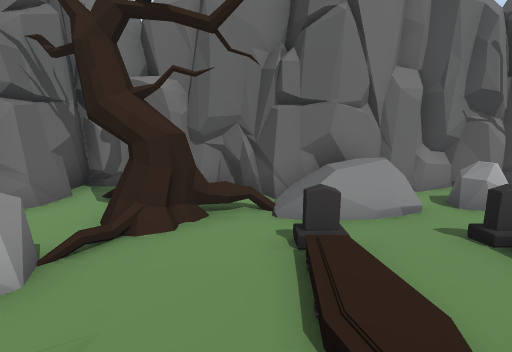
View 1 (above)

18 first-person views from a walk through a scene from a Unity 3-D project. The camera is 1.2 m above the floor, tilts 10° down and sees 85° across. The floor is counted in squares, 1 m on a side. Each view is taken from the middle of a square. On the plan, view 1 faces up. The plan holds only what a view shows up to about 13 squares ahead; the rest is blank. The place goes on beyond the plan. The player is left out. Some animated figures are not drawn. Some surface patterns are stand-ins.

View 2
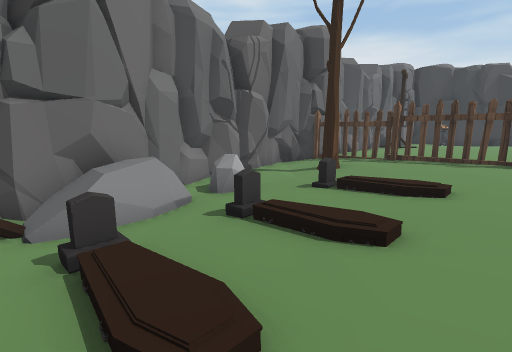

View 3
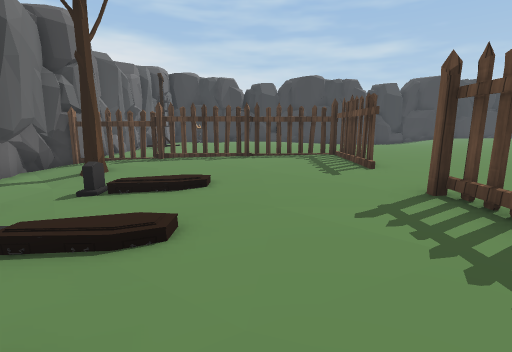

View 4
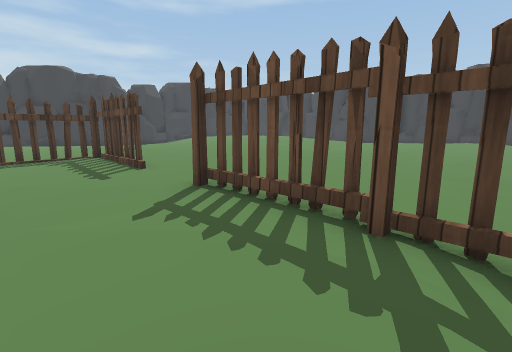

View 5
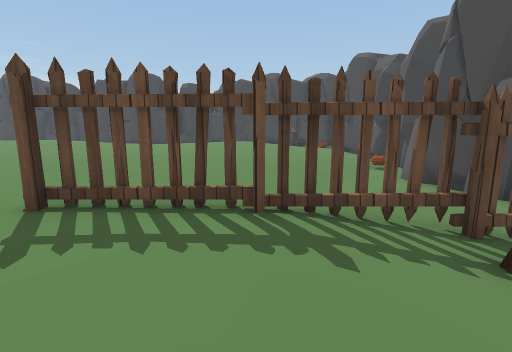

View 6
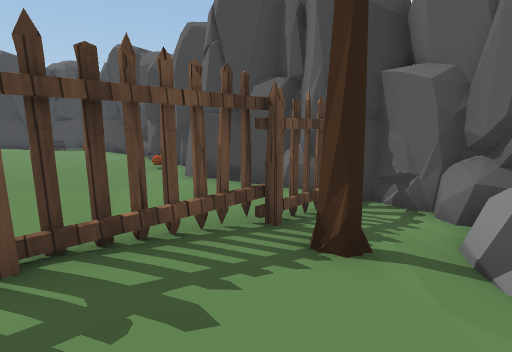

View 7
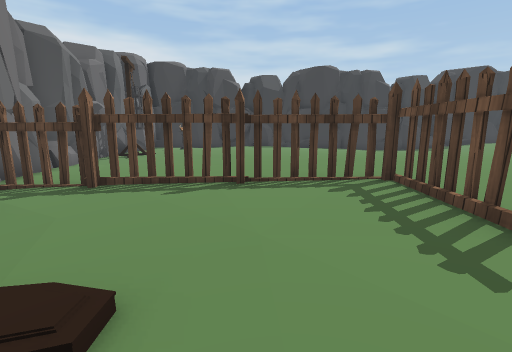

View 8
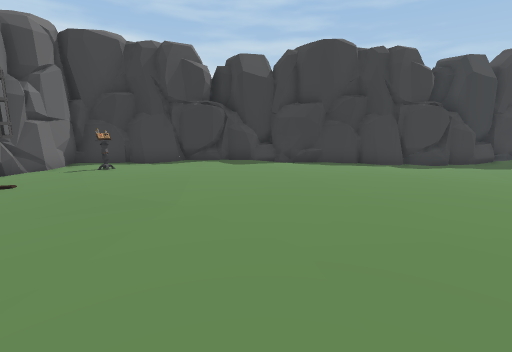

View 9
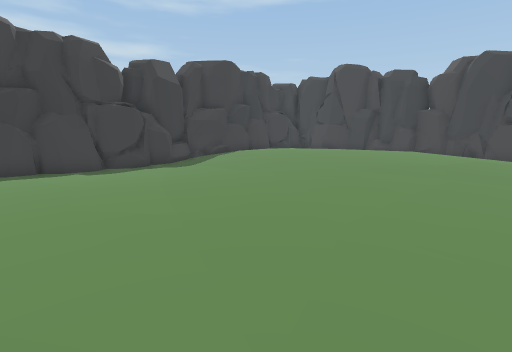

View 10
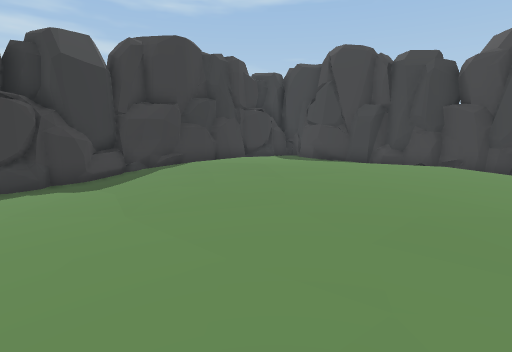

View 11
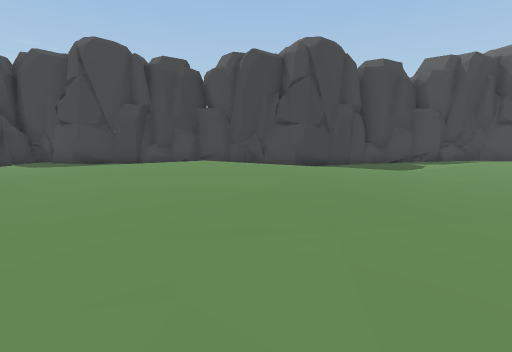

View 12
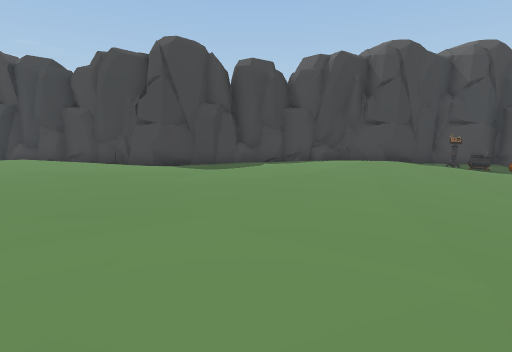

View 13
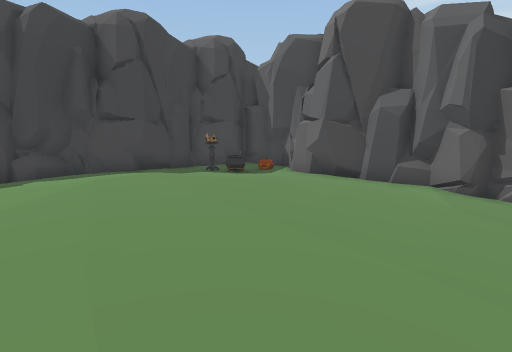

View 14
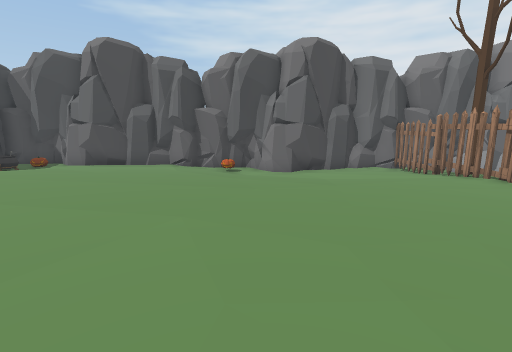

View 15
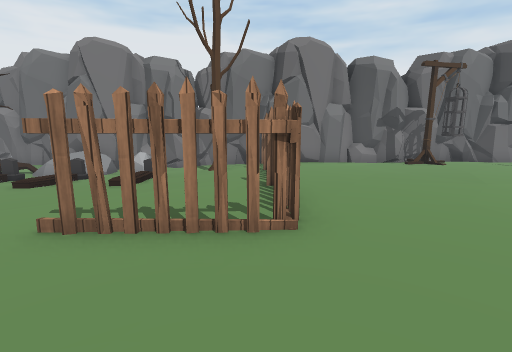

View 16
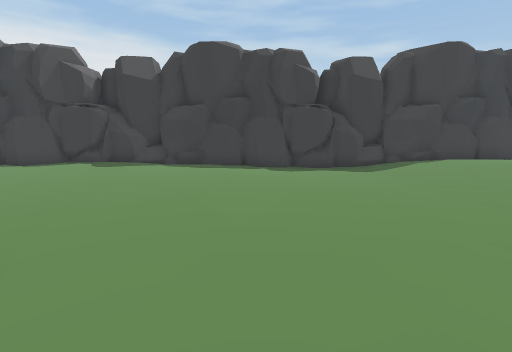

View 17
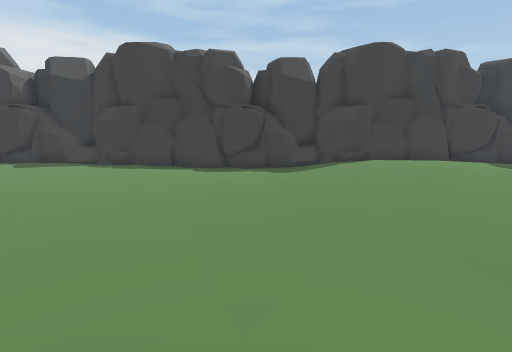

View 18
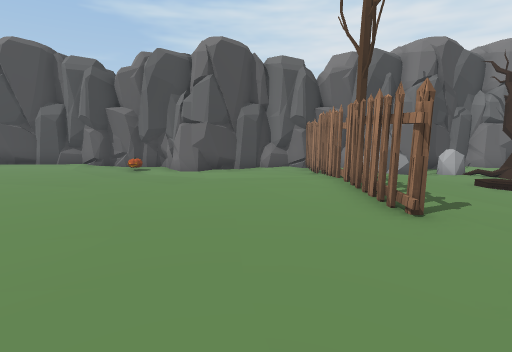

### Floor plan
Key: @ floor where view 1 was taken; # wall or solid block; . main floor; : floor 0.25 m higher than the main floor; - floor 0.25 m lower than the main floor; _ floor 0.5 m lower than the main floor; / step, stairs or slope; = window, fence, low wall or low ledge; T tree; R rock; F fence; O other object.
Columns run from 5 left of view 1 to 23 right of it. Each row starts with its distance up from view 1.
  7  #####  ######## ########
  6  #___####_____F###----O-###
  5 ##_TT_RR/RR__-F-----/OO---#
  4 ##_TT_______-TF...---...#-#
  3 ##RR__/___----F....-....--##
  2 ##R/__/-.-//-.F..........--#
  1 ##R --/-/-//-.FF.........--#
  0 #RR/-@-----....F.........--#
 -1 #=_T--........F.........---##
 -2 # _T-.........F.........---##
 -3 #FFFFFFFFF.FFFF........----#
 -4 #__---.................----#
 -5 #___--.................----#
 -6 ##___/-................----#
 -7 ##___--.........:.....----_##
 -8 ##___--........:::....----_##
 -9 #__/---........:::.....---_##
-10 #._/---........::::....---_##
-11 #__---.........::::::....--##
-12 #_----.........:::::::...//-#
-13 #_---..........:::::::::...##
-14 #----.........:::::::::::..##
-15 ##---..........::::::::::..#
-16 ##--............:::::::  . #
-17 ##--...:.........::::   .. #
-18 #--O-.......--          .. ##
-19 #-----....-----        ---.##
-20 ###--##.-----####      ######
-21 ##############  #######   ###

Where each view was taken, in squares from view 1:
view 1: 0 up, 0 right, facing up
view 2: 0 up, 0 right, facing up-right
view 3: 0 up, 0 right, facing right
view 4: 0 up, 0 right, facing down-right
view 5: 1 up, 1 right, facing down
view 6: 0 up, 1 right, facing down-left
view 7: 0 up, 4 right, facing right
view 8: 1 down, 10 right, facing right
view 9: 4 down, 10 right, facing down-right
view 10: 8 down, 12 right, facing down-right
view 11: 8 down, 12 right, facing down
view 12: 8 down, 6 right, facing down
view 13: 11 down, 4 right, facing down-left
view 14: 9 down, 8 right, facing left
view 15: 6 down, 9 right, facing up
view 16: 6 down, 10 right, facing right
view 17: 9 down, 10 right, facing right
view 18: 5 down, 8 right, facing left
